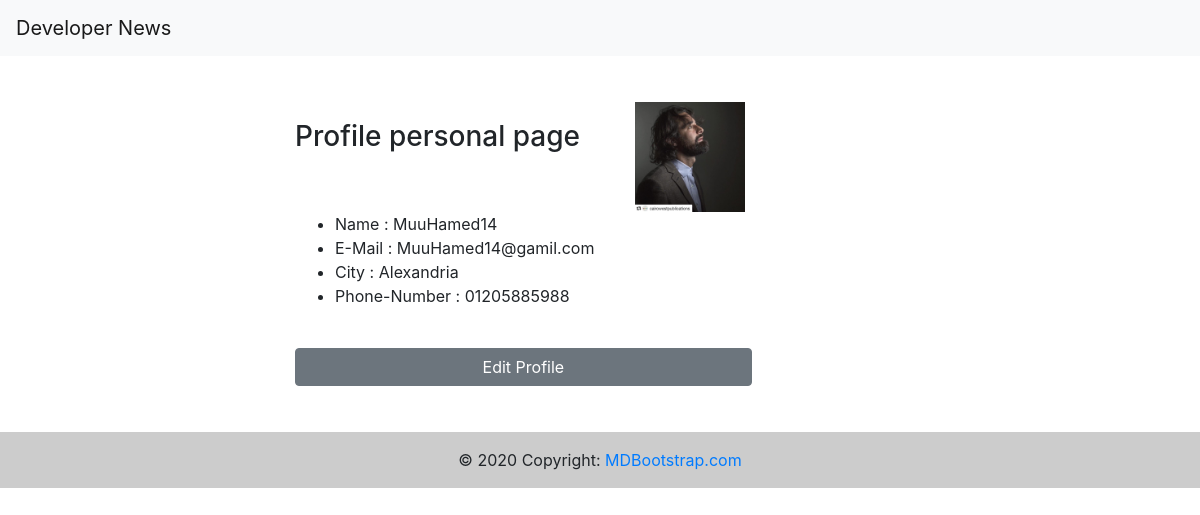
/accounts/profile/ (signed in), run on the app's committed database.
### accounts/models.py (models this page shows)
class Profile(models.Model):
    objects = None
    user = models.ForeignKey(User, on_delete=models.CASCADE)
    image = models.ImageField(upload_to='profile', null=True, blank=True)
    number_phone = models.CharField(max_length=15)
    city = models.ForeignKey('City', related_name='city_user', on_delete=models.CASCADE, null=True, blank=True)
    def __str__(self):
        return '%s ' % self.user

class City(models.Model):
    objects = None
    name = models.CharField(max_length=100)
    def __str__(self):
        return self.name

### accounts/views.py (the view)
# urls.py: path('profile/',views.profile,name='profile'),
def profile(request):
    my_profile = Profile.objects.get(user=request.user)
    return render(request, 'accounts/profile.html', {'my_profile': my_profile})

### accounts/templates/accounts/profile.html
{% extends 'base.html' %}
{% load static %}
{% load bootstrap4 %}
{% block body %}
    <div class="job_details_area">
        <div class="container">
            <div class="row">
                <div class="col-lg-8" style="margin-left:250px; margin-top:40px;">
                    <div class="job_sumary">
                        <div class="summery_header">
                            <h3> Profile personal page </h3>
                             {% if my_profile.image %}
                                     <img src="{{my_profile.image.url}}" style="margin-left:340px; margin-top:-60px;" width="110" height="110" alt="profile image">
                             {% else %}
                                    <img src="{% static 'img/user/user.png' %}" style="margin-left:340px; margin-top:-60px;" width="110" height="110" alt="profile image">
                             {% endif %}
                        </div>
                        <div class="job_content">
                            <ul>
                                <li> Name : <span>{{my_profile}}</span></li>
                                <li> E-Mail : <span>{{my_profile.user.email}}</span></li>
                                <li> City : <span>{{my_profile.city}}</span></li>
                                <li> Phone-Number : <span> {{my_profile.number_phone}} </span></li>
                            </ul>
                            <br>
                             <p><a href="{% url 'accounts:edit_profile' %}"  class='btn btn-secondary' style="width:100%;"> Edit Profile</a></p>
                        </div>
                    </div>
                </div>
            </div>
        </div>
</div>
{% endblock %}

### data on the page
Profile: image (picture), user.username "MuuHamed14", user.email "MuuHamed14@gamil.com", city "Alexandria", number_phone "01205885988"
